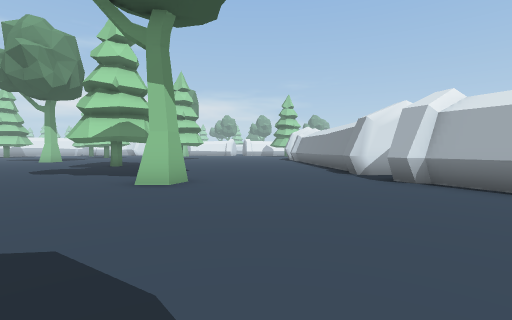
[1] (above)

14 first-person views from a walk through a Unity game level. The camera is 1.3 m above the floor, tilts 2° down and sees 85° across. The floor is counted in squares, 2 m on a side. Each view is taken from the middle of a square. On the plan, view 1 faces up. The plan holds only what a view shows up to about 9 squares ahead; the rest is blank. The place goes on beyond the plan.

[2]
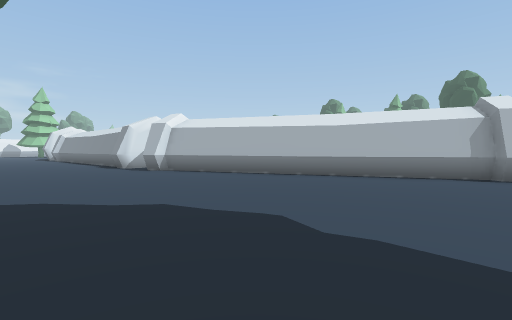

[3]
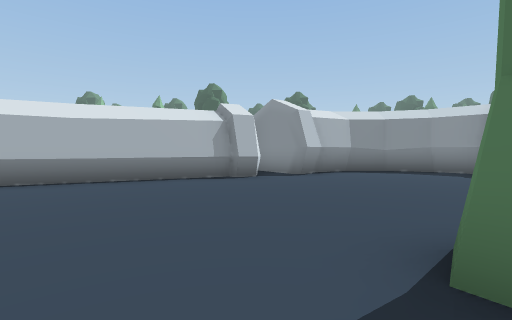

[4]
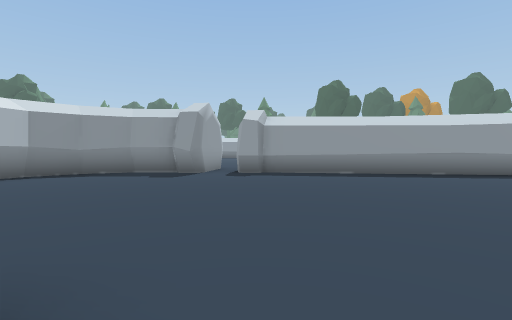

[5]
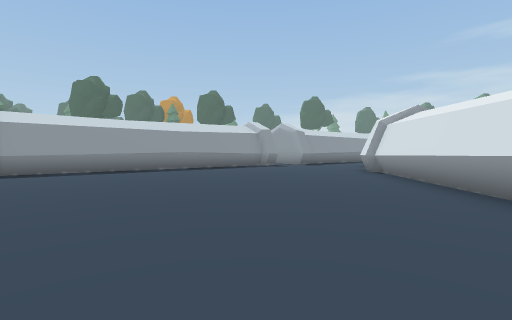

[6]
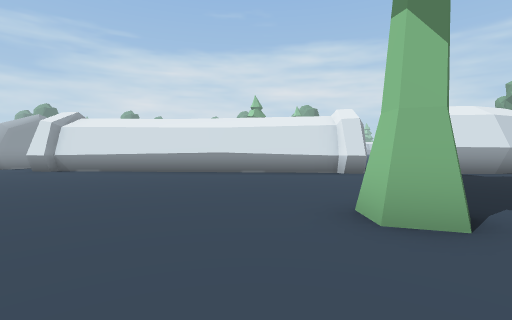

[7]
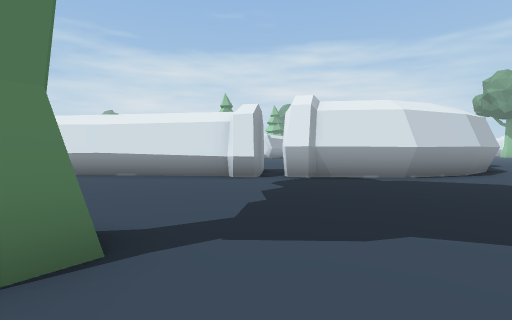

[8]
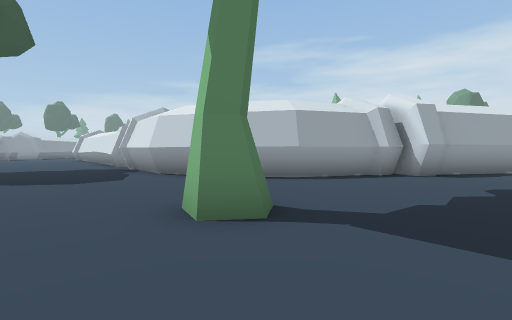

[9]
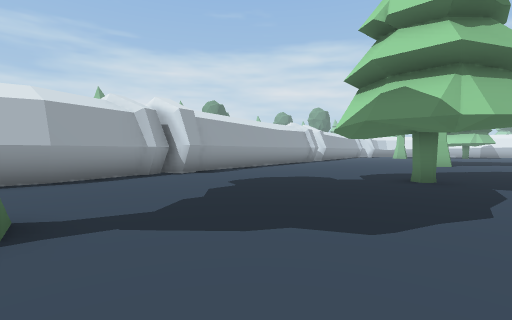

[10]
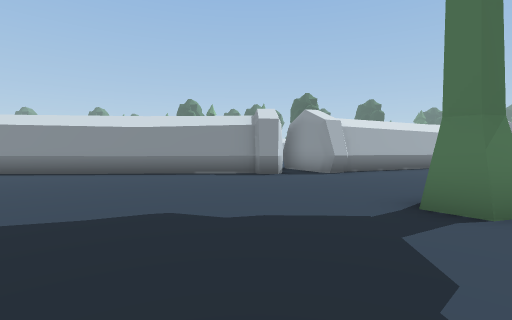

[11]
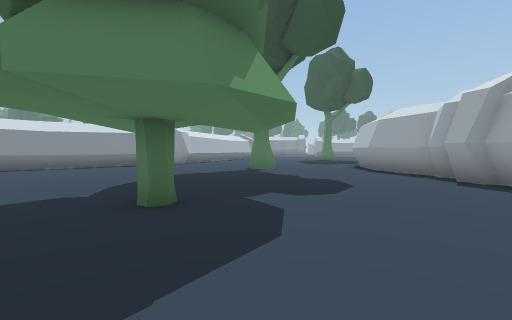

[12]
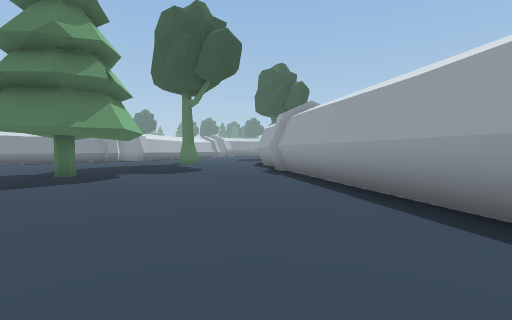

[13]
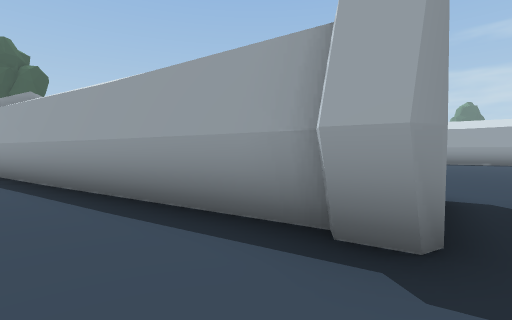

[14]
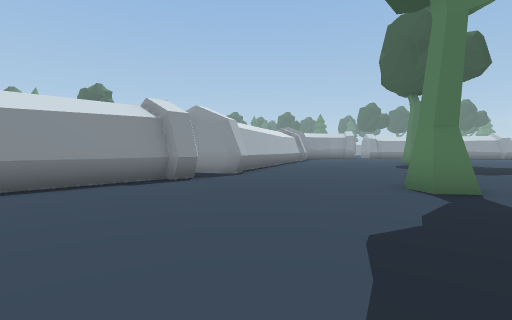

### Floor plan
Points are (right, up) in squares from view 1. A wall is a line through its corners. A room is listed if a view was taken in it or the views show most of it. See-through windows are left out.
Room 1 (views 1, 2, 3, 4, 5, 6, 7, 8, 9, 10, 11, 12, 13, 14)
walls: (-3.6, -1.5) (-3.4, -1.8); (-5.4, 4) (-4, 2.4); (-3.7, -2.9) (-4.6, -12.8); (-3.8, -2.9) (-3.5, -3) (-3.6, -3.5) (-4, -3.7); (-3.6, -3.5) (-4, -3.8); (-7.2, 5.2) (-5.2, 4.1) (-4, 2.7) (-3.4, 0.7) (-3.6, -1.7) (-3.5, -1.9) (-3.6, -2.3); (3.2, 5.5) (2.9, 6) (4, 6.5); (-7.8, 5.6) (-7.1, 5.4); (2.7, 7.3) (2.5, 7.4) (2.5, 7.9) (2.8, 8); (2.7, 7.3) (2.5, 13.5); (-7.7, 6.3) (-7.8, 5.9); (3.5, 7.3) (2.8, 7.3) (2.5, 7.4); (-8.5, 6.1) (-8.2, 6.3) (-7.7, 5.9); (6.5, -2.6) (6.9, -2.2); (7, -3.1) (3.2, 5.3) (2.9, 5.5); (7.2, -3.1) (6.7, -3); (7.4, -4.2) (8.9, -3.1); (7.7, -4.8) (7.3, -4.3); (8.4, -6) (7.8, -4.8); (-4.7, -12) (-4.2, -12.3); (6.7, -9.3) (7.2, -8.9); (7.3, -9) (8.1, -8.1) (8.5, -6.9) (8.5, -5.8); (6.7, -9.5) (6.7, -9.2) (7, -8.9) (7.5, -9); (5.5, -11) (5.5, -10.5) (5.9, -10.2) (6.3, -10.4); (1.9, -13.5) (6.1, -10.4); (-15.5, 11.3) (-15.5, 10.8); (-16, 11.4) (-8.4, 6.3) (-8.1, 6.4); (-16.3, 11.2) (-15.7, 11.5); (-16.3, 11.3) (-15.7, 11.5)
low walls: (-7.2, 4.9) (-5.7, 4.1); (-7.9, 5.4) (-7.3, 5.2); (7.8, -4.7) (7.4, -4.2); (7.5, -9) (8.2, -8.3) (8.7, -7.1) (8.6, -5.9) (8, -4.7); (-15.1, 10.5) (-11.5, 8.2)
objects: pine tree (-6, 11); tree (-2, 6); tree (1, -5) to (1, -4)

Positions as (right, up) in squares from view 1, and headings:
1: (0, 0), facing up
2: (-1, -3), facing up-right
3: (0, -3), facing right
4: (0, -5), facing down-right
5: (-1, -4), facing down
6: (4, -6), facing left
7: (3, -3), facing left
8: (0, 8), facing down-left
9: (0, 8), facing left
10: (-5, 8), facing right
11: (-9, 13), facing down-right
12: (-14, 13), facing down-right
13: (-15, 13), facing down
14: (-3, 11), facing down-right
